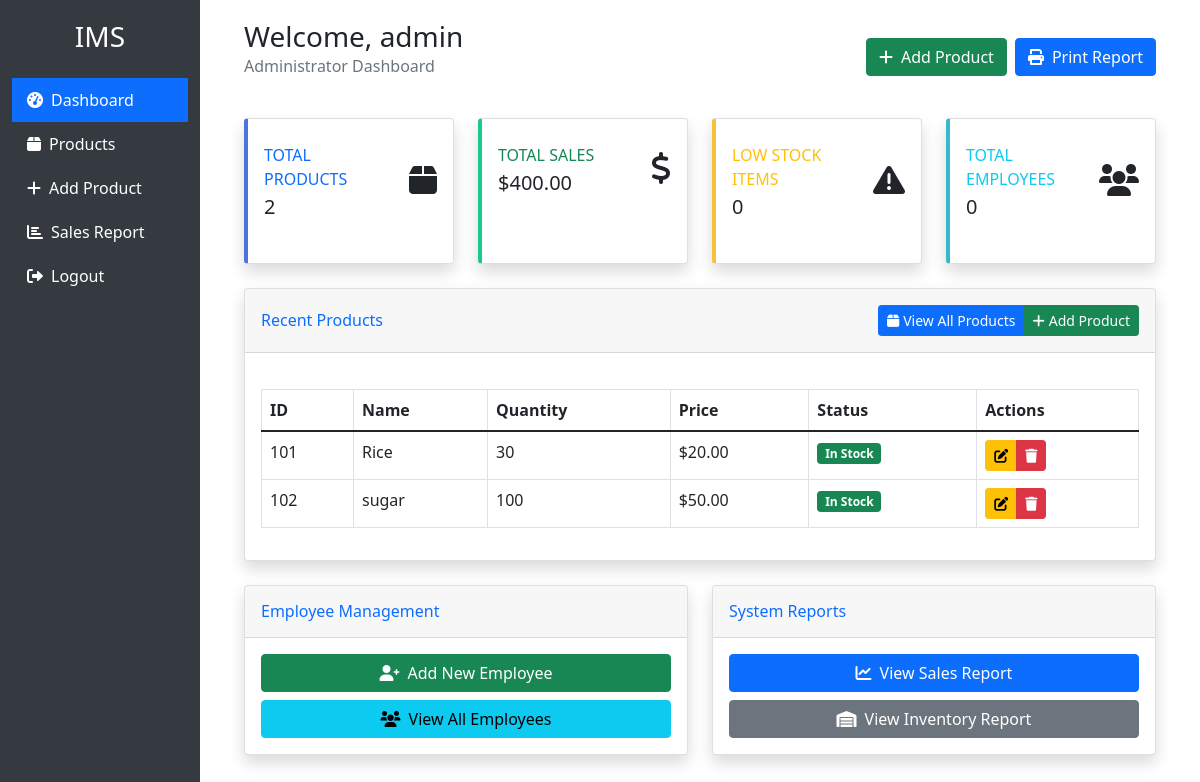
The page /dashboard (signed in) on the database its author committed.
### app.py (models this page shows)
class User(UserMixin, db.Model):
    id = db.Column(db.Integer, primary_key=True)
    username = db.Column(db.String(80), unique=True, nullable=False)
    password_hash = db.Column(db.String(120), nullable=False)
    is_admin = db.Column(db.Boolean, default=False)

class Product(db.Model):
    id = db.Column(db.Integer, primary_key=True)
    product_id = db.Column(db.String(50), unique=True, nullable=False)
    name = db.Column(db.String(100), nullable=False)
    quantity = db.Column(db.Integer, nullable=False)
    price = db.Column(db.Float, nullable=False)
    discount = db.Column(db.Integer, default=0)
    num_sold = db.Column(db.Integer, default=0)
    sales = db.Column(db.Float, default=0.0)

### app.py (the view)
@app.route('/dashboard')
@login_required
def dashboard():
    products = Product.query.all()
    return render_template('dashboard.html', products=products)

### app.py (called while the page is built)
@login_manager.user_loader
def load_user(user_id):
    return User.query.get(int(user_id))

### templates/dashboard.html (shortened to what this page needs)
{% extends "base.html" %}
{% block authenticated_content %}
<div class="container-fluid">
    <div class="d-flex justify-content-between align-items-center mb-4">
        <div>
            <h1 class="h3 mb-0">Welcome, {{ current_user.username }}</h1>
            <p class="text-muted">{{ "Administrator Dashboard" if current_user.is_admin else "Employee Dashboard" }}</p>
        </div>
        <div class="d-flex gap-2">
            {% if current_user.is_admin %}
            <a href="{{ url_for('add_product') }}" class="btn btn-success">
                <i class="fas fa-plus me-2"></i>Add Product
            </a>
            {% endif %}
            <button class="btn btn-primary" onclick="window.print()">
                <i class="fas fa-print me-2"></i>Print Report
            </button>
        </div>
    </div>
    <div class="row">
        <div class="col-xl-3 col-md-6 mb-4">
            <div class="card border-left-primary shadow h-100 py-2">
                <div class="card-body">
                    <div class="row no-gutters align-items-center">
                        <div class="col mr-2">
                            <div class="text-xs font-weight-bold text-primary text-uppercase mb-1">Total Products</div>
                            <div class="h5 mb-0 font-weight-bold text-gray-800">{{ products|length }}</div>
                        </div>
                        <div class="col-auto">
                            <i class="fas fa-box fa-2x text-gray-300"></i>
                        </div>
                    </div>
                </div>
            </div>
        </div>
        <div class="col-xl-3 col-md-6 mb-4">
            <div class="card border-left-success shadow h-100 py-2">
                <div class="card-body">
                    <div class="row no-gutters align-items-center">
                        <div class="col mr-2">
                            <div class="text-xs font-weight-bold text-success text-uppercase mb-1">Total Sales</div>
                            <div class="h5 mb-0 font-weight-bold text-gray-800">${{ "%.2f"|format(products|sum(attribute='sales')) }}</div>
                        </div>
                        <div class="col-auto">
                            <i class="fas fa-dollar-sign fa-2x text-gray-300"></i>
                        </div>
                    </div>
                </div>
            </div>
        </div>
        <div class="col-xl-3 col-md-6 mb-4">
            <div class="card border-left-warning shadow h-100 py-2">
                <div class="card-body">
                    <div class="row no-gutters align-items-center">
                        <div class="col mr-2">
                            <div class="text-xs font-weight-bold text-warning text-uppercase mb-1">Low Stock Items</div>
                            <div class="h5 mb-0 font-weight-bold text-gray-800">{{ products|selectattr('quantity', '<=', 10)|list|length }}</div>
                        </div>
                        <div class="col-auto">
                            <i class="fas fa-exclamation-triangle fa-2x text-gray-300"></i>
                        </div>
                    </div>
                </div>
            </div>
        </div>
        {% if current_user.is_admin %}
        <div class="col-xl-3 col-md-6 mb-4">
            <div class="card border-left-info shadow h-100 py-2">
                <div class="card-body">
                    <div class="row no-gutters align-items-center">
                        <div class="col mr-2">
                            <div class="text-xs font-weight-bold text-info text-uppercase mb-1">Total Employees</div>
                            <div class="h5 mb-0 font-weight-bold text-gray-800">{{ users|selectattr('is_admin', 'ne', True)|list|length }}</div>
                        </div>
                        <div class="col-auto">
                            <i class="fas fa-users fa-2x text-gray-300"></i>
                        </div>
                    </div>
                </div>
            </div>
        </div>
        {% endif %}
    </div>
    <div class="card shadow mb-4">
        <div class="card-header py-3 d-flex justify-content-between align-items-center">
            <h6 class="m-0 font-weight-bold text-primary">Recent Products</h6>
            <div class="btn-group">
                <a href="{{ url_for('products') }}" class="btn btn-sm btn-primary">
                    <i class="fas fa-box me-1"></i>View All Products
                </a>
                {% if current_user.is_admin %}
                <a href="{{ url_for('add_product') }}" class="btn btn-sm btn-success">
                    <i class="fas fa-plus me-1"></i>Add Product
                </a>
                {% endif %}
            </div>
        </div>
        <div class="card-body">
            <div class="table-responsive">
                <table class="table table-bordered" width="100%" cellspacing="0">
                    <thead>
                        <tr>
                            <th>ID</th>
                            <th>Name</th>
                            <th>Quantity</th>
                            <th>Price</th>
                            <th>Status</th>
                            {% if current_user.is_admin %}
                            <th>Actions</th>
                            {% endif %}
                        </tr>
                    </thead>
                    <tbody>
                        {% for product in products[:5] %}
                        <tr>
                            <td>{{ product.product_id }}</td>
                            <td>{{ product.name }}</td>
                            <td>{{ product.quantity }}</td>
                            <td>${{ "%.2f"|format(product.price) }}</td>
                            <td>
                                {% if product.quantity <= 10 %}
                                <span class="badge bg-warning text-dark">Low Stock</span>
                                {% else %}
                                <span class="badge bg-success">In Stock</span>
                                {% endif %}
                            </td>
                            {% if current_user.is_admin %}
                            <td>
                                <div class="btn-group" role="group">
                                    <a href="{{ url_for('edit_product', id=product.id) }}" class="btn btn-warning btn-sm">
                                        <i class="fas fa-edit"></i>
                                    </a>
                                    <button type="button" class="btn btn-danger btn-sm" onclick="confirmDelete({{ product.id }})">
                                        <i class="fas fa-trash"></i>
                                    </button>
                                </div>
                            </td>
                            {% endif %}
                        </tr>
                        {% endfor %}
                    </tbody>
                </table>
            </div>
        </div>
    </div>
    {% if current_user.is_admin %}
    <div class="row">
        <div class="col-lg-6">
            <div class="card shadow mb-4">
                <div class="card-header py-3">
                    <h6 class="m-0 font-weight-bold text-primary">Employee Management</h6>
                </div>
                <div class="card-body">
                    <div class="d-grid gap-2">
                        <a href="{{ url_for('add_employee') }}" class="btn btn-success">
                            <i class="fas fa-user-plus me-2"></i>Add New Employee
                        </a>
                        <a href="{{ url_for('employees') }}" class="btn btn-info">
                            <i class="fas fa-users me-2"></i>View All Employees
                        </a>
                    </div>
                </div>
            </div>
        </div>
        <div class="col-lg-6">
            <div class="card shadow mb-4">
                <div class="card-header py-3">
                    <h6 class="m-0 font-weight-bold text-primary">System Reports</h6>
                </div>
                <div class="card-body">
                    <div class="d-grid gap-2">
                        <a href="{{ url_for('sales_report') }}" class="btn btn-primary">
                            <i class="fas fa-chart-line me-2"></i>View Sales Report
                        </a>
                        <a href="{{ url_for('inventory_report') }}" class="btn btn-secondary">
                            <i class="fas fa-warehouse me-2"></i>View Inventory Report
                        </a>
                    </div>
                </div>
            </div>
        </div>
    </div>
    {% endif %}
</div>
{% endblock %}

### templates/base.html (shortened to what this page needs)
<!DOCTYPE html>
<html lang="en">
<head>
    <link href="https://cdn.jsdelivr.net/npm/bootstrap@5.1.3/dist/css/bootstrap.min.css" rel="stylesheet">
    <link href="https://cdnjs.cloudflare.com/ajax/libs/font-awesome/6.0.0/css/all.min.css" rel="stylesheet">
</head>
<body>
    {% if current_user.is_authenticated and request.endpoint not in ['index'] %}
    <div class="container-fluid">
        <div class="row">
            <div class="col-md-2 sidebar">
                <h3 class="text-white text-center mb-4">IMS</h3>
                <nav>
                    <a href="{{ url_for('dashboard') }}" class="{% if request.endpoint == 'dashboard' %}active{% endif %}">
                        <i class="fas fa-tachometer-alt me-2"></i>Dashboard
                    </a>
                    <a href="{{ url_for('products') }}" class="{% if request.endpoint == 'products' %}active{% endif %}">
                        <i class="fas fa-box me-2"></i>Products
                    </a>
                    {% if current_user.is_admin %}
                    <a href="{{ url_for('add_product') }}" class="{% if request.endpoint == 'add_product' %}active{% endif %}">
                        <i class="fas fa-plus me-2"></i>Add Product
                    </a>
                    {% endif %}
                    <a href="{{ url_for('sales_report') }}" class="{% if request.endpoint == 'sales_report' %}active{% endif %}">
                        <i class="fas fa-chart-bar me-2"></i>Sales Report
                    </a>
                    <a href="{{ url_for('logout') }}">
                        <i class="fas fa-sign-out-alt me-2"></i>Logout
                    </a>
                </nav>
            </div>
            <div class="col-md-10 main-content">
                {% block authenticated_content %}{% endblock %}
            </div>
        </div>
    </div>
    {% endif %}
</body>
</html>

### templates/base.html (style rules this page uses)
.sidebar { min-height: 100vh; background-color: #343a40; padding-top: 20px; }
.sidebar a { color: #fff; text-decoration: none; padding: 10px 15px; display: block; transition: 0.3s; }
.sidebar .active { background-color: #0d6efd; }
.main-content { padding: 20px; }
.card { margin-bottom: 20px; box-shadow: 0 0.125rem 0.25rem rgba(0, 0, 0, 0.075); }
.table-responsive { margin-top: 20px; }

### templates/dashboard.html (style rules this page uses)
.border-left-primary { border-left: .25rem solid #4e73df !important; }
.border-left-success { border-left: .25rem solid #1cc88a !important; }
.border-left-warning { border-left: .25rem solid #f6c23e !important; }
.border-left-info { border-left: .25rem solid #36b9cc !important; }

### rows shown on the page
User: username "admin", is_admin "Administrator Dashboard"
Product: product_id "101", name "Rice", quantity "30", price "20.00", shows "In Stock"
Product: product_id "102", name "sugar", quantity "100", price "50.00", shows "In Stock"

### other values the page prints
{{ products|length }} "2"
{{ "%.2f"|format(products|sum(attribute='sales')) }} "400.00"
{{ products|selectattr('quantity', '<=', 10)|list|length }} "0"
{{ users|selectattr('is_admin', 'ne', True)|list|length }} "0"
